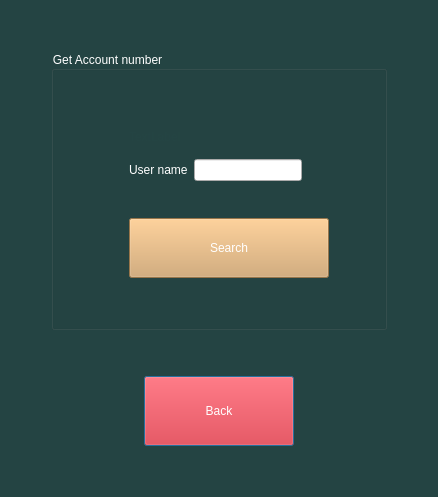
<?xml version="1.0" encoding="UTF-8"?>
<ui version="4.0">
 <class>AccountNumber</class>
 <widget class="QDialog" name="AccountNumber">
  <property name="geometry">
   <rect>
    <x>0</x>
    <y>0</y>
    <width>438</width>
    <height>497</height>
   </rect>
  </property>
  <property name="windowTitle">
   <string>Dialog</string>
  </property>
  <property name="styleSheet">
   <string notr="true">QDialog
{
	
	background-color: rgb(36, 68, 67);
}</string>
  </property>
  <layout class="QGridLayout" name="gridLayout_2">
   <item row="4" column="1" alignment="Qt::AlignHCenter">
    <widget class="QPushButton" name="back_btn">
     <property name="minimumSize">
      <size>
       <width>150</width>
       <height>60</height>
      </size>
     </property>
     <property name="maximumSize">
      <size>
       <width>200</width>
       <height>70</height>
      </size>
     </property>
     <property name="styleSheet">
      <string notr="true">QPushButton{
border -raduis: 3px;
	
	background-color: rgb(224, 27, 36);
color: rgb(255, 255, 255);
font: 700 16pt &quot;Ubuntu Condensed&quot;;
}

QPushButton:hover{
	
	
	background-color: rgb(246, 97, 81);
}

QPushButton:pressed{
	
	background-color: rgb(165, 29, 45);
}</string>
     </property>
     <property name="text">
      <string>Back</string>
     </property>
    </widget>
   </item>
   <item row="2" column="0">
    <spacer name="horizontalSpacer_6">
     <property name="orientation">
      <enum>Qt::Horizontal</enum>
     </property>
     <property name="sizeType">
      <enum>QSizePolicy::Fixed</enum>
     </property>
     <property name="sizeHint" stdset="0">
      <size>
       <width>40</width>
       <height>20</height>
      </size>
     </property>
    </spacer>
   </item>
   <item row="0" column="1">
    <spacer name="verticalSpacer_4">
     <property name="orientation">
      <enum>Qt::Vertical</enum>
     </property>
     <property name="sizeType">
      <enum>QSizePolicy::Fixed</enum>
     </property>
     <property name="sizeHint" stdset="0">
      <size>
       <width>20</width>
       <height>40</height>
      </size>
     </property>
    </spacer>
   </item>
   <item row="3" column="1">
    <spacer name="verticalSpacer_5">
     <property name="orientation">
      <enum>Qt::Vertical</enum>
     </property>
     <property name="sizeType">
      <enum>QSizePolicy::Fixed</enum>
     </property>
     <property name="sizeHint" stdset="0">
      <size>
       <width>20</width>
       <height>40</height>
      </size>
     </property>
    </spacer>
   </item>
   <item row="2" column="1">
    <widget class="QGroupBox" name="groupBox">
     <property name="styleSheet">
      <string notr="true">QGroupBox
{
	
	color: rgb(255, 255, 255);
	font: 500 14pt &quot;Ubuntu&quot;;
}</string>
     </property>
     <property name="title">
      <string>Get Account number</string>
     </property>
     <layout class="QGridLayout" name="gridLayout">
      <item row="0" column="2">
       <spacer name="verticalSpacer_2">
        <property name="orientation">
         <enum>Qt::Vertical</enum>
        </property>
        <property name="sizeType">
         <enum>QSizePolicy::Fixed</enum>
        </property>
        <property name="sizeHint" stdset="0">
         <size>
          <width>20</width>
          <height>40</height>
         </size>
        </property>
       </spacer>
      </item>
      <item row="2" column="2">
       <layout class="QHBoxLayout" name="horizontalLayout">
        <item alignment="Qt::AlignLeft">
         <widget class="QLabel" name="label">
          <property name="styleSheet">
           <string notr="true">QLabel
{
	
	font: 500 14pt &quot;Ubuntu&quot;;
	
	color: rgb(255, 255, 255);
}</string>
          </property>
          <property name="text">
           <string>User name</string>
          </property>
         </widget>
        </item>
        <item alignment="Qt::AlignHCenter">
         <widget class="QLineEdit" name="nameBox"/>
        </item>
       </layout>
      </item>
      <item row="4" column="2">
       <spacer name="verticalSpacer">
        <property name="orientation">
         <enum>Qt::Vertical</enum>
        </property>
        <property name="sizeType">
         <enum>QSizePolicy::Fixed</enum>
        </property>
        <property name="sizeHint" stdset="0">
         <size>
          <width>20</width>
          <height>31</height>
         </size>
        </property>
       </spacer>
      </item>
      <item row="2" column="0">
       <spacer name="horizontalSpacer_2">
        <property name="orientation">
         <enum>Qt::Horizontal</enum>
        </property>
        <property name="sizeType">
         <enum>QSizePolicy::Fixed</enum>
        </property>
        <property name="sizeHint" stdset="0">
         <size>
          <width>40</width>
          <height>20</height>
         </size>
        </property>
       </spacer>
      </item>
      <item row="5" column="0" colspan="2">
       <spacer name="horizontalSpacer_3">
        <property name="orientation">
         <enum>Qt::Horizontal</enum>
        </property>
        <property name="sizeType">
         <enum>QSizePolicy::Fixed</enum>
        </property>
        <property name="sizeHint" stdset="0">
         <size>
          <width>43</width>
          <height>20</height>
         </size>
        </property>
       </spacer>
      </item>
      <item row="5" column="2" colspan="2" alignment="Qt::AlignHCenter">
       <widget class="QPushButton" name="srch_btn">
        <property name="minimumSize">
         <size>
          <width>200</width>
          <height>60</height>
         </size>
        </property>
        <property name="styleSheet">
         <string notr="true">QPushButton{
border -raduis: 3px;
	background-color: rgb(211, 164, 103);
color: rgb(255, 255, 255);
font: 700 16pt &quot;Ubuntu Condensed&quot;;
}

QPushButton:hover{
	
	background-color: rgb(255, 163, 72);
}

QPushButton:pressed{
	background-color: rgb(87, 227, 137);
}</string>
        </property>
        <property name="text">
         <string>Search</string>
        </property>
       </widget>
      </item>
      <item row="2" column="4">
       <spacer name="horizontalSpacer">
        <property name="orientation">
         <enum>Qt::Horizontal</enum>
        </property>
        <property name="sizeType">
         <enum>QSizePolicy::Fixed</enum>
        </property>
        <property name="sizeHint" stdset="0">
         <size>
          <width>46</width>
          <height>20</height>
         </size>
        </property>
       </spacer>
      </item>
      <item row="6" column="2">
       <spacer name="verticalSpacer_3">
        <property name="orientation">
         <enum>Qt::Vertical</enum>
        </property>
        <property name="sizeType">
         <enum>QSizePolicy::Fixed</enum>
        </property>
        <property name="sizeHint" stdset="0">
         <size>
          <width>20</width>
          <height>40</height>
         </size>
        </property>
       </spacer>
      </item>
      <item row="5" column="4">
       <spacer name="horizontalSpacer_4">
        <property name="orientation">
         <enum>Qt::Horizontal</enum>
        </property>
        <property name="sizeType">
         <enum>QSizePolicy::Fixed</enum>
        </property>
        <property name="sizeHint" stdset="0">
         <size>
          <width>43</width>
          <height>20</height>
         </size>
        </property>
       </spacer>
      </item>
      <item row="1" column="2">
       <widget class="QLabel" name="nameChk">
        <property name="styleSheet">
         <string notr="true">QLabel
{
	font: 500 13pt &quot;Ubuntu&quot;;
	
	color: rgb(36, 68, 67);
}</string>
        </property>
        <property name="text">
         <string>TextLabel</string>
        </property>
       </widget>
      </item>
     </layout>
    </widget>
   </item>
   <item row="2" column="2">
    <spacer name="horizontalSpacer_7">
     <property name="orientation">
      <enum>Qt::Horizontal</enum>
     </property>
     <property name="sizeType">
      <enum>QSizePolicy::Fixed</enum>
     </property>
     <property name="sizeHint" stdset="0">
      <size>
       <width>40</width>
       <height>20</height>
      </size>
     </property>
    </spacer>
   </item>
   <item row="5" column="1">
    <spacer name="verticalSpacer_6">
     <property name="orientation">
      <enum>Qt::Vertical</enum>
     </property>
     <property name="sizeType">
      <enum>QSizePolicy::Fixed</enum>
     </property>
     <property name="sizeHint" stdset="0">
      <size>
       <width>20</width>
       <height>40</height>
      </size>
     </property>
    </spacer>
   </item>
   <item row="4" column="0">
    <spacer name="horizontalSpacer_5">
     <property name="orientation">
      <enum>Qt::Horizontal</enum>
     </property>
     <property name="sizeType">
      <enum>QSizePolicy::Fixed</enum>
     </property>
     <property name="sizeHint" stdset="0">
      <size>
       <width>40</width>
       <height>20</height>
      </size>
     </property>
    </spacer>
   </item>
   <item row="4" column="2">
    <spacer name="horizontalSpacer_8">
     <property name="orientation">
      <enum>Qt::Horizontal</enum>
     </property>
     <property name="sizeType">
      <enum>QSizePolicy::Fixed</enum>
     </property>
     <property name="sizeHint" stdset="0">
      <size>
       <width>40</width>
       <height>20</height>
      </size>
     </property>
    </spacer>
   </item>
  </layout>
 </widget>
 <resources/>
 <connections/>
</ui>
